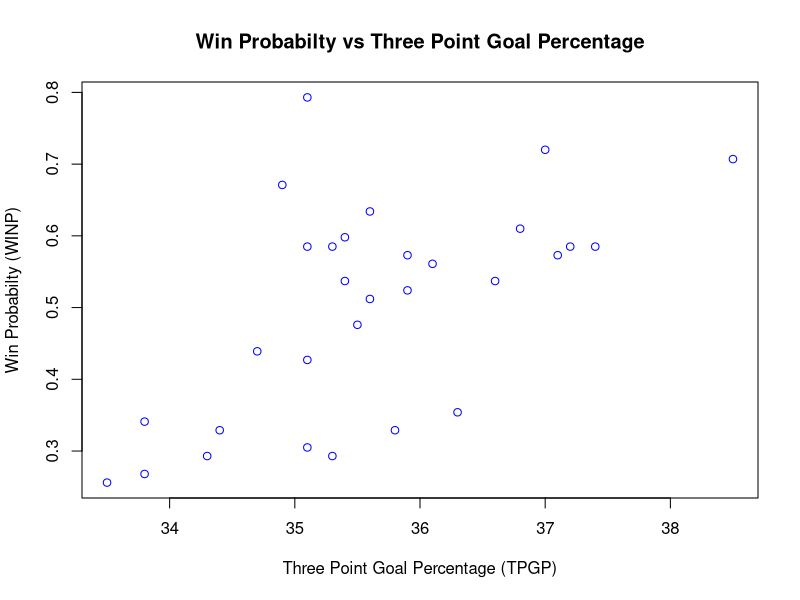
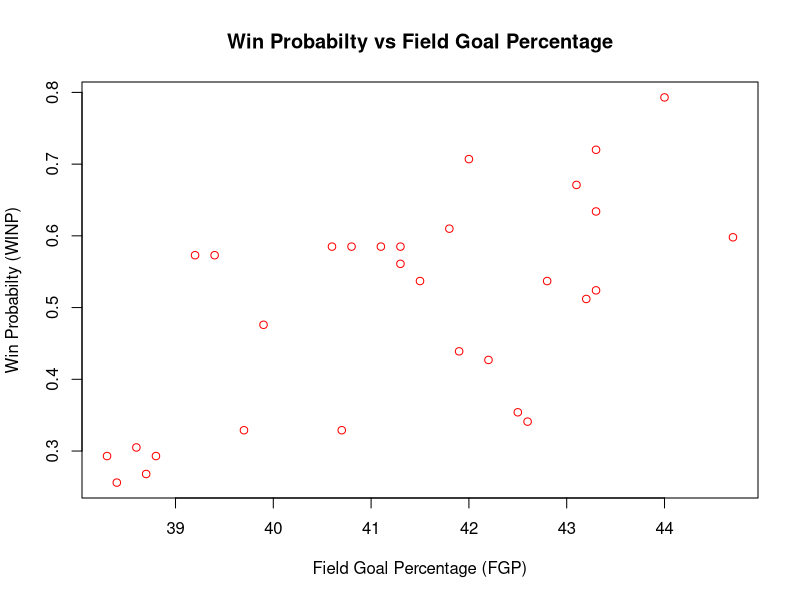
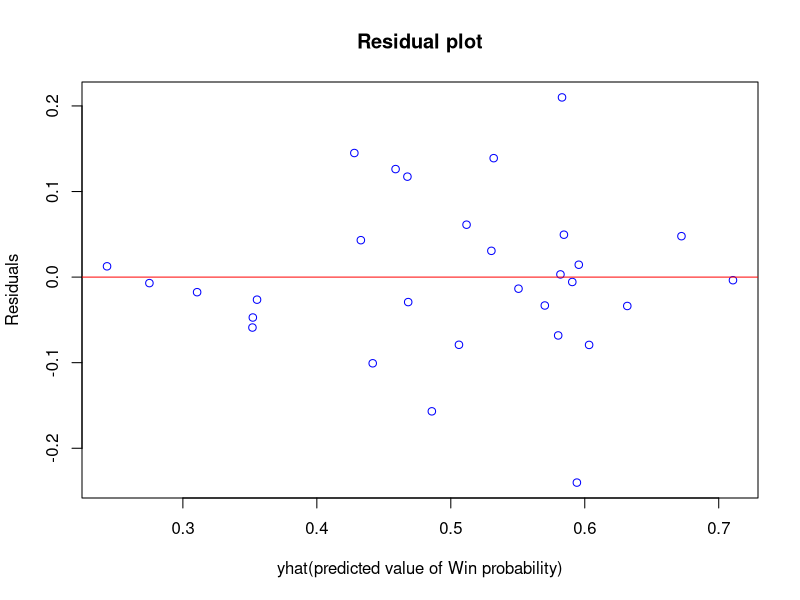
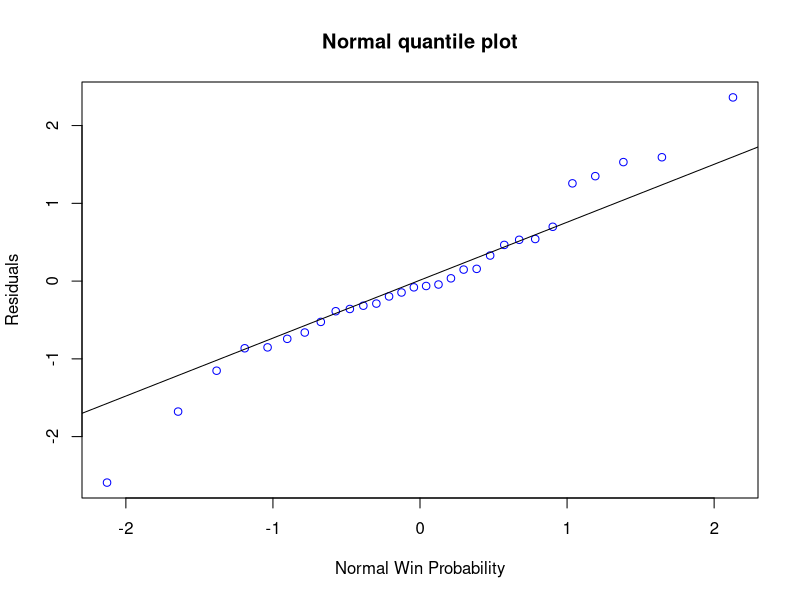

The R source for these figures, in order:
## ---- chunk 1
knitr::opts_chunk$set(echo = TRUE)
## ---- chunk 2
data <- read.csv("../data/NBA_Statistics.csv")
data_Nba <- data.frame(data)
knitr::kable(data_Nba, "pipe",
             col.name = c("Team", "Win Probabilty", 
                          "Three Point Goal Percentage", 
                          "Field Goal Percentage"),
             align = c("l", "c", "c", "c"))

## ---- chunk 3

# Scatterplot for WINP vs TPGP
plot(data_Nba$TPGP, data_Nba$WINP, xlab = "Three Point Goal Percentage (TPGP)", 
     ylab = "Win Probabilty (WINP)",
     main = "Win Probabilty vs Three Point Goal Percentage", col="blue")

# Scatterplot for WINP vs FGP
plot(data_Nba$FGP, data_Nba$WINP, xlab = "Field Goal Percentage (FGP)", 
     ylab = "Win Probabilty (WINP)",
     main = "Win Probabilty vs Field Goal Percentage", col="red")
## ---- chunk 4

# Fit Linear Model for WINP ~ TPGP
nba_model_tgp.lm <- lm(WINP ~ TPGP, data = data_Nba)
Model_summary1<-summary(nba_model_tgp.lm)
r_squared1<-Model_summary1$r.squared
r_squared1
## ---- chunk 5
# Fit Linear Model for WINP ~ FGP
nba_model_fgp.lm <- lm(WINP ~ FGP, data = data_Nba)
Model_summary2<-summary(nba_model_fgp.lm)
r_squared2<-Model_summary2$r.squared
r_squared2
## ---- chunk 6
nba_model_tgp.lm <- lm(WINP ~ TPGP, data = data_Nba)
summary(nba_model_tgp.lm)
## ---- chunk 7
nba_model_fgp.lm <- lm(WINP ~ FGP, data = data_Nba)
summary(nba_model_fgp.lm)
## ---- chunk 8
nba_model_added.lm <- lm(WINP ~ TPGP+FGP, data = data_Nba)
summary(nba_model_added.lm)

## ---- chunk 9
nba_model.full<-lm(WINP ~ TPGP + FGP + I(TPGP^2) + I(FGP^2) + TPGP*FGP, data = data_Nba)
nba_model.full
## ---- chunk 10
anova(nba_model.full)
## ---- chunk 11
p_value<-pf(8.365397,5,24,lower.tail=FALSE)
p_value
## ---- chunk 12
summary(nba_model.full)
## ---- chunk 13
library(car)
vif(nba_model.full)
## ---- chunk 14
nba_model_reduced_1<-lm(WINP ~ TPGP + FGP + I(TPGP^2) + I(FGP^2), data = data_Nba)
summary(nba_model_reduced_1)
## ---- chunk 15
vif(nba_model_reduced_1)
## ---- chunk 16
nba_model_reduced_2<-lm(WINP ~ TPGP + FGP + I(TPGP^2), data = data_Nba)
summary(nba_model_reduced_2)
## ---- chunk 17
model_reduced_final<-lm(WINP ~ TPGP + FGP  , data = data_Nba)
summary(model_reduced_final)
## ---- chunk 18
model.reduced<-lm(WINP ~ TPGP + FGP , data = data_Nba)
model.reduced
## ---- chunk 19
anova(model.reduced,nba_model.full)
## ---- chunk 20
anova(model.reduced)
## ---- chunk 21
nba.residual = resid(model.reduced)
probability.residual = fitted.values(model.reduced)
plot(probability.residual, nba.residual, xlab="yhat(predicted value of Win probability)",
     ylab="Residuals",main="Residual plot",col="blue")
abline(h=0,col="red")
quality.stdres<-rstandard(model.reduced)
qqnorm(quality.stdres,ylab="Residuals",xlab="Normal Win Probability",
      main="Normal quantile plot",col="blue")
qqline(quality.stdres)
## ---- chunk 22
summary(model.reduced)
